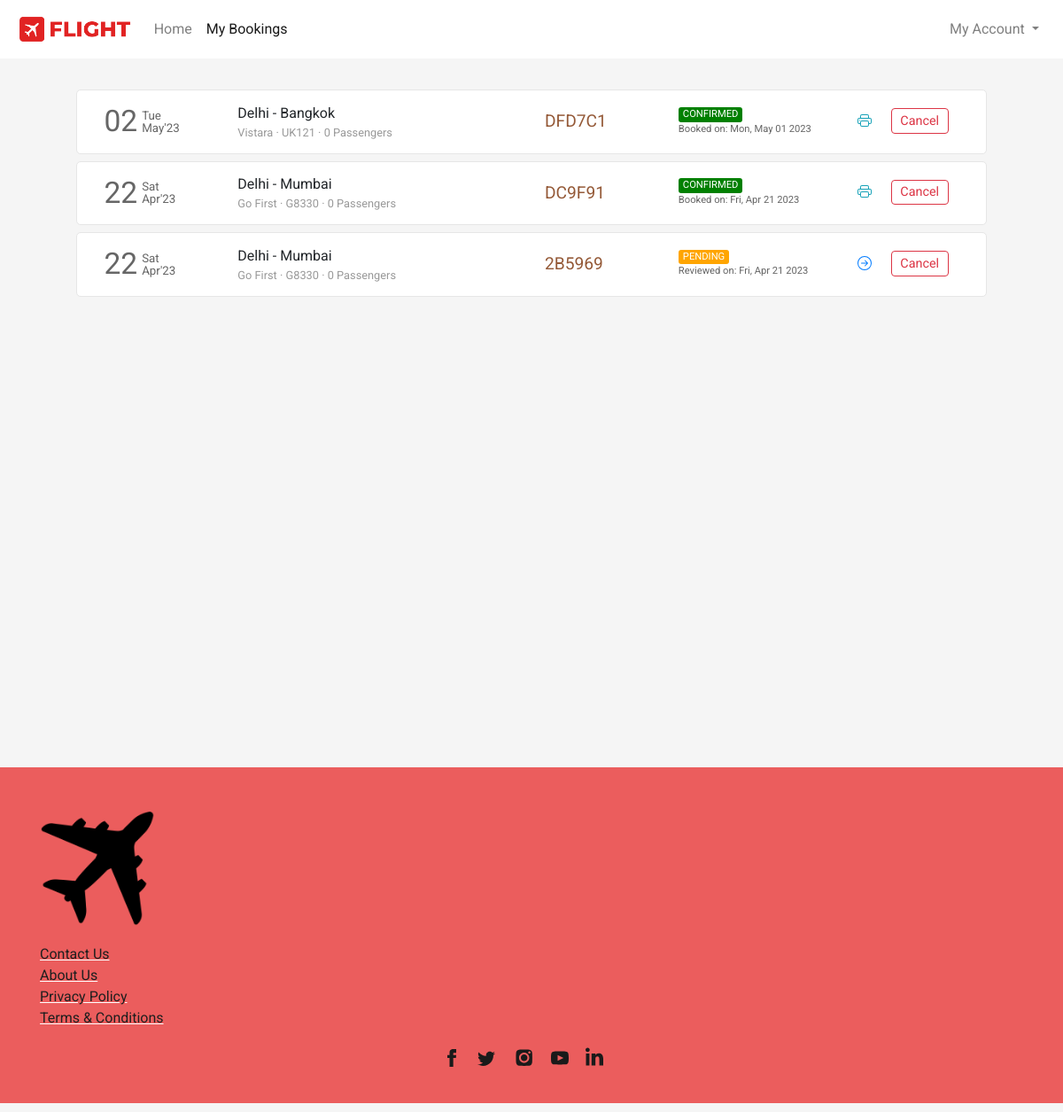
The page /flight/bookings (signed in) on the database its author committed.
### flight/models.py (models this page shows, shortened)
class Ticket(models.Model):
    user = models.ForeignKey(User,on_delete=models.CASCADE,related_name="bookings", blank=True, null=True)
    ref_no = models.CharField(max_length=6, unique=True)
    passengers = models.ManyToManyField(Passenger, related_name="flight_tickets")
    flight = models.ForeignKey(Flight, on_delete=models.CASCADE, related_name="tickets", blank=True, null=True)
    flight_ddate = models.DateField(blank=True, null=True)
    flight_adate = models.DateField(blank=True, null=True)
    flight_fare = models.FloatField(blank=True,null=True)
    other_charges = models.FloatField(blank=True,null=True)
    coupon_used = models.CharField(max_length=15,blank=True)
    coupon_discount = models.FloatField(default=0.0)
    total_fare = models.FloatField(blank=True, null=True)
    seat_class = models.CharField(max_length=20, choices=SEAT_CLASS)
    booking_date = models.DateTimeField(default=datetime.now)
    mobile = models.CharField(max_length=20,blank=True)
    email = models.EmailField(max_length=45, blank=True)
    status = models.CharField(max_length=45, choices=TICKET_STATUS)

class Flight(models.Model):
    origin = models.ForeignKey(Place, on_delete=models.CASCADE, related_name="departures")
    destination = models.ForeignKey(Place, on_delete=models.CASCADE, related_name="arrivals")
    depart_time = models.TimeField(auto_now=False, auto_now_add=False)
    depart_day = models.ManyToManyField(Week, related_name="flights_of_the_day")
    duration = models.DurationField(null=True)
    arrival_time = models.TimeField(auto_now=False, auto_now_add=False)
    plane = models.CharField(max_length=24)
    airline = models.CharField(max_length=64)
    economy_fare = models.FloatField(null=True)
    business_fare = models.FloatField(null=True)
    first_fare = models.FloatField(null=True)

class Place(models.Model):
    city = models.CharField(max_length=64)
    airport = models.CharField(max_length=64)
    code = models.CharField(max_length=3)
    country = models.CharField(max_length=64)

### flight/views.py (the view)
# urls.py: path('flight/bookings', views.bookings, name="bookings"),
def bookings(request):
    if request.user.is_authenticated:
        tickets = Ticket.objects.filter(user=request.user).order_by('-booking_date')
        return render(request, 'flight/bookings.html', {
            'page': 'bookings',
            'tickets': tickets
        })
    else:
        return HttpResponseRedirect(reverse('login'))

### flight/templates/flight/bookings.html (shortened to what this page needs)
{% extends 'flight/layout.html' %}
{% load static %}
{% block head %}
    <link rel="stylesheet" href="{% static 'css/bookings_style.css' %}">
{% endblock head %}
{% block body %}
    <section class="section section1">
        <div class="container">
            {% if tickets %}
                {% for ticket in tickets %}
                    <div class="row each-booking-div" id="{{ticket.ref_no}}">
                        <div class="col-2" style="display: flex;">
                            <div style="display: flex; color: #666666; margin-top: auto;">
                                <div>
                                    <span style="font-size: 2.1em;">{{ticket.flight_ddate | date:"d"}}</span>
                                </div>
                                <div style="font-size: smaller; display: flex; margin: auto 0; padding-left: 5px; line-height: 1em;">
                                    <div style="margin: auto;">
                                        <div style="margin-bottom: 1px;">{{ticket.flight_ddate | date:"D"}}</div>
                                        <div style="margin-top: 1px;">{{ticket.flight_ddate | date:"M'y"}}</div>
                                    </div>
                                </div>
                            </div>
                        </div>
                        <div class="col-4 middle-div">
                            <div style="width:100%">
                                <div class="row places-div" style=" display: flex;">
                                    <div style="max-width: 45%;">{{ticket.flight.origin.city}}</div>
                                    <div>&nbsp;-&nbsp;</div>
                                    <div style="max-width: 45%;">{{ticket.flight.destination.city}}</div>
                                </div>
                                <div class="row places-div" style="font-size: .8em; color: #999999; ">
                                    <div style="max-width: 100%;">{{ticket.flight.airline}} &middot; {{ticket.flight.plane}} &middot; {{ticket.passengers.count}} Passengers</div>
                                </div>
                            </div>
                        </div>
                        <div class="col-2 middle-div">
                            <div style="font-size: 1.2em; color: #945937;">{{ticket.ref_no}}</div>
                        </div>
                        <div class="col-2 middle-div">
                            <div>
                                <div class="row status-div">
                                    {% if ticket.status == 'CONFIRMED' %}
                                        <div class="green">{{ticket.status}}</div>
                                    {% endif %}
                                    {% if ticket.status == 'PENDING' %}
                                        <div class="orange">{{ticket.status}}</div>
                                    {% endif %}
                                </div>
                                <div class="row booking-date-div" style="font-size: .7em; color: #666;">
                                    {% if ticket.status == 'CONFIRMED' %}
                                        Booked on: {{ticket.booking_date | date:"D, M d Y"}}
                                    {% endif %}
                                    {% if ticket.status == 'PENDING' %}
                                        Reviewed on: {{ticket.booking_date | date:"D, M d Y"}}
                                    {% endif %}
                                </div>
                            </div>
                        </div>
                        <div class="col-2 last-div">
                            <div>
                                <div class="ticket-action-div">
                                    {% if ticket.status == 'CONFIRMED' %}
                                        <form action="{% url 'getticket' %}" method="get" target="_blank">
                                            <button type="submit" class="btn btn-outline-info btnp pbtn">
                                            </button>
                                        </form>
                                        <button class="btn btn-outline-danger btnp cbtn"  data-ref="{{ticket.ref_no}}" onclick="popup(this)">Cancel</button>
                                    {% endif %}
                                    {% if ticket.status == 'PENDING' %}
                                        <form action="{% url 'resumebooking' %}" method="POST">
                                            <button type="submit" class="btn btn-outline-primary btnp rbtn">
                                            </button>
                                        </form>
                                        <button type="button" class="btn btn-outline-danger btnp cbtn" data-ref="{{ticket.ref_no}}" onclick="popup(this)">Cancel</button>
                                    {% endif %}
                                </div>
                            </div>
                        </div>
                    </div>
                {% endfor %}
            {% endif %}
        </div>
    </section>
{% endblock %}

### flight/templates/flight/layout.html (shortened to what this page needs)
{% load static %}
<!DOCTYPE html>
<html lang="en">
<head>
  <link rel="stylesheet" href="https://stackpath.bootstrapcdn.com/bootstrap/4.4.1/css/bootstrap.min.css">
  <link rel="stylesheet" href="https://use.typekit.net/cav5lva.css">
  <link rel="stylesheet" href="{% static 'css/layout_style.css' %}">
  {% block head %}
  {% endblock %}
</head>
<body>
  <div class="container-fluid">
    <nav class="navbar navbar-expand-lg navbar-light">
      <a class="navbar-brand" href="{% url 'index' %}">
          <img src="{% static 'img/icon_logo.png' %}" height="34" alt="">
      </a>
      <div class="collapse navbar-collapse" id="navbarSupportedContent">
        <ul class="navbar-nav mr-auto">
          <li class="nav-item {% if not page %}active{% endif %}">
            <a class="nav-link" href="{% url 'index' %}">Home</a>
          </li>
          <li class="nav-item {% if page == 'bookings' %}active{% endif %}">
            <a class="nav-link" href="{% url 'bookings' %}">My Bookings</a>
          </li>
        </ul>
        <ul class="navbar-nav">
          {% if not user.is_authenticated %}
            <li class="nav-item">
              <button class="btn btn-outline-danger" style="border-radius: 25rem;" onclick="window.location.href = '/login';">
                <svg width="1.1em" height="1.1em" viewBox="0 1.5 16 16" class="bi bi-person-fill" fill="currentColor" xmlns="http://www.w3.org/2000/svg">
                  <path fill-rule="evenodd" d="M3 14s-1 0-1-1 1-4 6-4 6 3 6 4-1 1-1 1H3zm5-6a3 3 0 1 0 0-6 3 3 0 0 0 0 6z"/>
                </svg>
                Login
              </button>
            </li>
          {% else %}
            <li class="nav-item dropdown my-account">
              <a class="nav-link dropdown-toggle" href="#" id="navbarDropdown" role="button" data-toggle="dropdown" aria-haspopup="true" aria-expanded="false">
                My Account
              </a>
            </li>
          {% endif %}
        </ul>
      </div>
    </nav>
    <main>
      {% block body %}{% endblock %}
    </main>
    <footer>
      <div class="container">
        <div>
          <div class="logo-container">
            <img src="{% static 'img/pngegg.png' %}">
          </div>
          <div class="footer-content">
            <div class="links-container">
              <div>
                <ul class="link-list">
                  <li class="list-item"><a class="footer-links" href="{% url 'contact' %}">Contact Us</a></li>
                  <li class="list-item"><a class="footer-links" href="{% url 'aboutus' %}">About Us</a></li>
                  <li class="list-item"><a class="footer-links" href="{% url 'privacypolicy' %}">Privacy Policy</a></li>
                  <li class="list-item"><a class="footer-links" href="{% url 'termsandconditions' %}">Terms &amp; Conditions</a></li>
                </ul>
              </div>
            </div>
          </div>
          <div class="social-links">
            <div class="social-icons">
              <a href="#" class="social-icon">
              </a>
              <a href="#" class="social-icon">
              </a>
              <a href="#" class="social-icon">
              </a>
              <a href="#" class="social-icon">
              </a>
              <a href="#" class="social-icon">
              </a>
            </div>
          </div>
        </div>
      </div>
    </footer>
  </div>
</body>
</html>

### flight/static/css/layout_style.css (style rules this page uses)
body { margin: 0px; padding: 0px; font-family: "Rubik", sans-serif; font-weight: normal; font-style: normal; min-width: 250px; }
.container-fluid { padding-left: 0px; padding-right: 0px; }
.navbar { padding: .7rem 1.2rem; background-color: #fff; transition-duration: .2s; }
.section { background-size: cover; background-position: center; background-repeat: no-repeat; padding: 30px 50px; min-height: 100vh; }
footer { background-color: rgba(235, 92, 92, 0.993); margin-top: 0px; padding-top: 1px; }
footer .container > div { font-family: Barlow, sans-serif; margin: 48px 0px 10px; flex-shrink: 0; max-width: 100%; overflow: hidden; }
.footer-content { padding-top: 20px; display: flex; -webkit-box-pack: justify; justify-content: space-between; }
.links-container { text-align: left; flex-direction: row; display: flex; }
.logo-container img { width: 130px; }
.links-container > div { flex: 1 0 0px; }
.links-container > div ul { padding-inline-start: 0px; margin-block-start: 0px; margin-block-end: 0px; list-style-type: none; margin-right: 50px; }
.footer-links { white-space: nowrap; color: rgb(31, 31, 31); text-decoration: underline solid rgb(255, 255, 255); transition: all 0.1s ease 0s; }
.social-icons { list-style-type: none; display: flex; margin: 0px auto; padding: 20px 0px; width: 100%; max-width: 200px; justify-content: space-evenly; }
.social-icons a { height: 44px; width: 44px; }

### flight/static/css/bookings_style.css (style rules this page uses)
* { font-family: 'Roboto', sans-serif; }
body { background-color: #f5f5f5; word-wrap: break-word; }
.container { cursor: pointer; }
.each-booking-div { width: 96%; margin: 5px auto 8px auto; transition-duration: .4s; padding: 10px 15px; background-color: #fff; border: 1px solid #e6e6e6; border-radius: 5px; }
.btnp { padding: .15rem .6rem; font-size: .9em; margin-top: 3px; margin-bottom: 5px; }
.each-booking-div > div { display: flex; overflow: auto; }
.each-booking-div > div > div { margin-top: auto; margin-bottom: auto; width: 100%; }
.green, .red, .orange { border-radius: 3px; color: white; padding-left: 5px; padding-right: 5px; font-size: .7em; }
.green { background-color: green; }
.orange { background-color: orange; }
.ticket-action-div { display: flex; justify-content: space-evenly; }
.pbtn, .rbtn { border: 0; }

### rows shown on the page
Ticket: flight_ddate "02", flight_ddate "Tue", flight_ddate "May'23", flight.origin.city "Delhi", flight.destination.city "Bangkok", flight.airline "Vistara", flight.plane "UK121", passengers.count "0", ref_no "DFD7C1", status "CONFIRMED", booking_date "Mon, May 01 2023"
Ticket: flight_ddate "22", flight_ddate "Sat", flight_ddate "Apr'23", flight.origin.city "Delhi", flight.destination.city "Mumbai", flight.airline "Go First", flight.plane "G8330", passengers.count "0", ref_no "DC9F91", status "CONFIRMED", booking_date "Fri, Apr 21 2023"
Ticket: flight_ddate "22", flight_ddate "Sat", flight_ddate "Apr'23", flight.origin.city "Delhi", flight.destination.city "Mumbai", flight.airline "Go First", flight.plane "G8330", passengers.count "0", ref_no "2B5969", status "PENDING", booking_date "Fri, Apr 21 2023"
